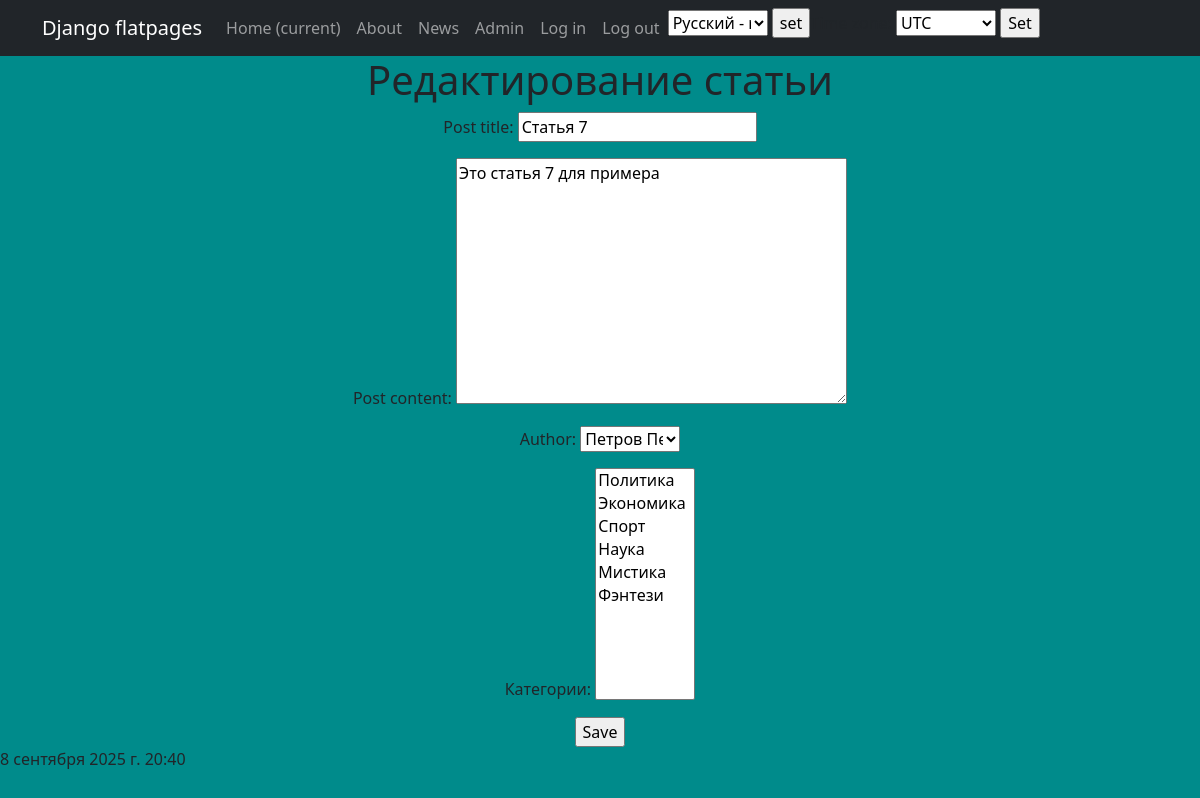
Page /news/articles/7/edit (signed in) on the earlier database version.
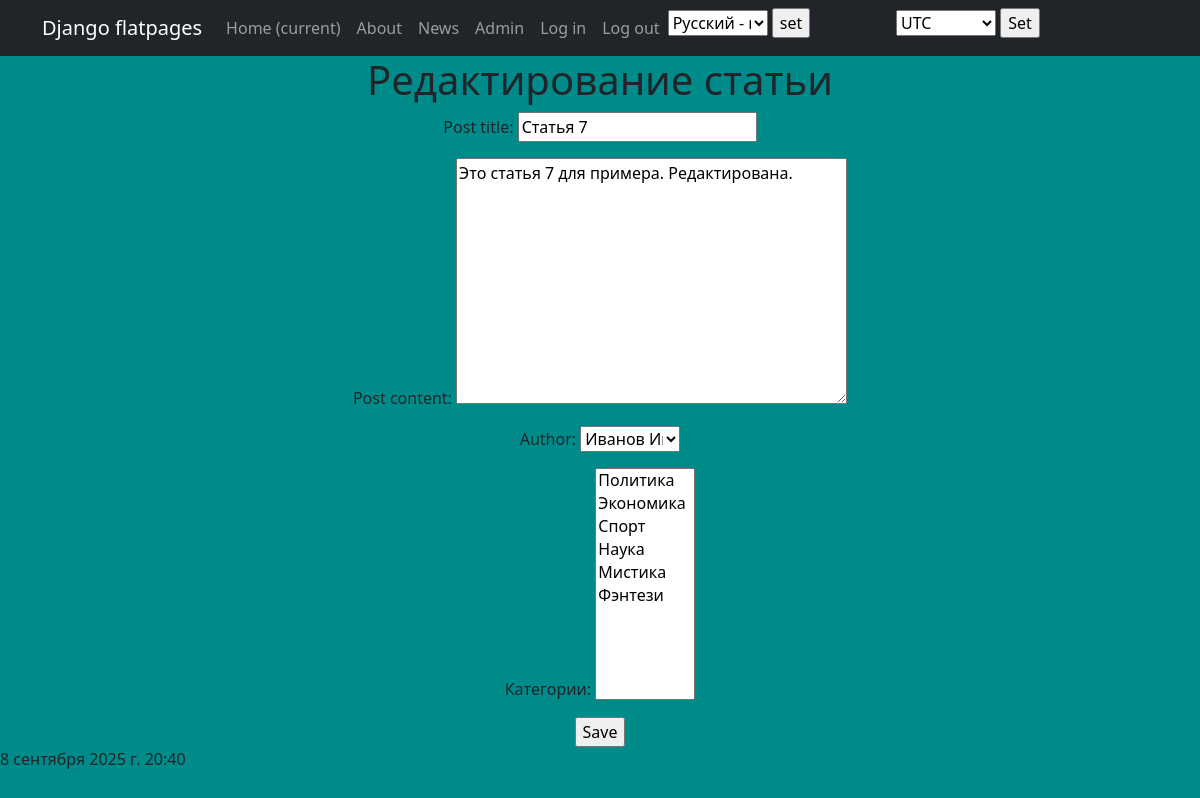
Same page on the later database version.
### NewsPortal_app/models.py (models this page shows, shortened)
class Post(models.Model):
    TYPE_POST = [
        ('N', "Новости"),
        ('A', "Статья"),
    ]
    type_post = models.CharField(max_length=1, choices=TYPE_POST, default='A')
    time_create = models.DateTimeField(auto_now_add=True)
    post_title = models.CharField(max_length=255)
    post_content = models.TextField()
    post_rating = models.IntegerField(default=0)
    author = models.ForeignKey(Author, on_delete=models.CASCADE)
    post_category = models.ManyToManyField(Category, through='PostCategory')

### NewsPortal_app/views.py (the view, shortened to what this page needs)
# urls.py: path('articles/<int:pk>/edit', ArticleUpdateView.as_view(), name='update_article'),
class ArticleUpdateView(PermissionRequiredMixin, LoginRequiredMixin, UpdateView):
    permission_required = 'NewsPortal_app.change_post'
    raise_exception = True
    form_class = PostForm
    model = Post
    template_name = 'article_update.html'

### NewsPortal_app/forms.py
class PostForm(forms.ModelForm):
    post_category = forms.ModelMultipleChoiceField(label='Категории', queryset=Category.objects.all(),
                                                   widget=SelectMultiple(attrs={'size': 10}))
    class Meta:
        model = Post
        fields = [
            'post_title',
            'post_content',
            'author',
            'post_category',
            ]

### NewsPortal_app/context_processors.py (called while the page is built)
def get_current_time(request):
    return {'current_time': timezone.localtime(timezone.now()),
            'timezones': pytz.common_timezones}

### NewsPortal_app/models.py (called while the page is built)
    def __str__(self):
        return self.author_user.username

    def __str__(self):
        for i in range(len(self.CATEGORY_LIST)):
            if self.CATEGORY_LIST[i][0] == self.category_name:
                return self.CATEGORY_LIST[i][1]

### templates/article_update.html (shortened to what this page needs)
{% extends 'flatpages/default.html'%}
{% load i18n %}
{% block content%}
<h1>{% trans "Edit article" %}</h1>
<form action="" method="post">
    {{ form.as_p }}
    <input type="submit" value="Save">
</form>
{% endblock content%}

Differences in the rows shown:
changed Post "Статья 7": post_content "Это статья 7 для примера" → "Это статья 7 для примера. Редактирована."; author "Петров Петр Петрович" → "Иванов Иван Иванович"
